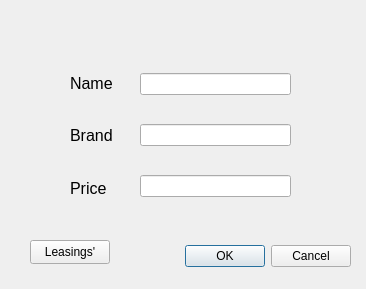
<?xml version="1.0" encoding="UTF-8"?>
<ui version="4.0">
 <class>addLeasing</class>
 <widget class="QDialog" name="addLeasing">
  <property name="geometry">
   <rect>
    <x>0</x>
    <y>0</y>
    <width>366</width>
    <height>289</height>
   </rect>
  </property>
  <property name="windowTitle">
   <string>Dialog</string>
  </property>
  <widget class="QDialogButtonBox" name="buttonBox">
   <property name="geometry">
    <rect>
     <x>10</x>
     <y>240</y>
     <width>341</width>
     <height>32</height>
    </rect>
   </property>
   <property name="orientation">
    <enum>Qt::Horizontal</enum>
   </property>
   <property name="standardButtons">
    <set>QDialogButtonBox::Cancel|QDialogButtonBox::Ok</set>
   </property>
  </widget>
  <widget class="QPushButton" name="pushButton">
   <property name="geometry">
    <rect>
     <x>30</x>
     <y>240</y>
     <width>80</width>
     <height>24</height>
    </rect>
   </property>
   <property name="text">
    <string>Leasings'</string>
   </property>
  </widget>
  <widget class="QWidget" name="layoutWidget">
   <property name="geometry">
    <rect>
     <x>70</x>
     <y>60</y>
     <width>51</width>
     <height>151</height>
    </rect>
   </property>
   <layout class="QVBoxLayout" name="verticalLayout">
    <item>
     <widget class="QLabel" name="label">
      <property name="font">
       <font>
        <pointsize>12</pointsize>
       </font>
      </property>
      <property name="text">
       <string>Name</string>
      </property>
     </widget>
    </item>
    <item>
     <widget class="QLabel" name="label_2">
      <property name="font">
       <font>
        <pointsize>12</pointsize>
       </font>
      </property>
      <property name="text">
       <string>Brand</string>
      </property>
     </widget>
    </item>
    <item>
     <widget class="QLabel" name="label_3">
      <property name="font">
       <font>
        <pointsize>12</pointsize>
       </font>
      </property>
      <property name="text">
       <string>Price</string>
      </property>
     </widget>
    </item>
   </layout>
  </widget>
  <widget class="QWidget" name="layoutWidget">
   <property name="geometry">
    <rect>
     <x>140</x>
     <y>50</y>
     <width>151</width>
     <height>171</height>
    </rect>
   </property>
   <layout class="QVBoxLayout" name="verticalLayout_2">
    <item>
     <widget class="QLineEdit" name="lineEdit"/>
    </item>
    <item>
     <widget class="QLineEdit" name="lineEdit_2"/>
    </item>
    <item>
     <widget class="QLineEdit" name="lineEdit_3"/>
    </item>
   </layout>
  </widget>
 </widget>
 <resources/>
 <connections>
  <connection>
   <sender>buttonBox</sender>
   <signal>accepted()</signal>
   <receiver>addLeasing</receiver>
   <slot>accept()</slot>
   <hints>
    <hint type="sourcelabel">
     <x>248</x>
     <y>254</y>
    </hint>
    <hint type="destinationlabel">
     <x>157</x>
     <y>274</y>
    </hint>
   </hints>
  </connection>
  <connection>
   <sender>buttonBox</sender>
   <signal>rejected()</signal>
   <receiver>addLeasing</receiver>
   <slot>reject()</slot>
   <hints>
    <hint type="sourcelabel">
     <x>316</x>
     <y>260</y>
    </hint>
    <hint type="destinationlabel">
     <x>286</x>
     <y>274</y>
    </hint>
   </hints>
  </connection>
 </connections>
</ui>
